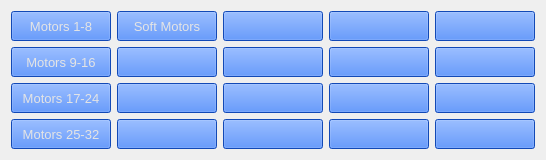
     <widget class="QWidget" name="Motors">
      <attribute name="title">
       <string>Motors</string>
      </attribute>
      <layout class="QGridLayout" name="gridLayout">
       <item row="0" column="0">
        <widget class="PyDMRelatedDisplayButton" name="PyDMRelatedDisplayButton_3">
         <property name="minimumSize">
          <size>
           <width>100</width>
           <height>30</height>
          </size>
         </property>
         <property name="font">
          <font>
           <pointsize>10</pointsize>
          </font>
         </property>
         <property name="toolTip">
          <string/>
         </property>
         <property name="styleSheet">
          <string notr="true">color: rgb(228, 228, 228);
background-color: rgb(25, 102, 255);</string>
         </property>
         <property name="text">
          <string>Motors 1-8</string>
         </property>
         <property name="channel" stdset="0">
          <string/>
         </property>
         <property name="filenames" stdset="0">
          <stringlist>
           <string>motors_list_8.ui</string>
          </stringlist>
         </property>
         <property name="showIcon" stdset="0">
          <bool>false</bool>
         </property>
         <property name="macros" stdset="0">
          <stringlist>
           <string>M1=m1,M2=m2,M3=m3,M4=m4,M5=m5,M6=m6,M7=m7,M8=m8</string>
          </stringlist>
         </property>
         <property name="openInNewWindow" stdset="0">
          <bool>true</bool>
         </property>
        </widget>
       </item>
       <item row="0" column="1">
        <widget class="PyDMRelatedDisplayButton" name="PyDMRelatedDisplayButton_10">
         <property name="minimumSize">
          <size>
           <width>100</width>
           <height>30</height>
          </size>
         </property>
         <property name="font">
          <font>
           <pointsize>10</pointsize>
          </font>
         </property>
         <property name="toolTip">
          <string/>
         </property>
         <property name="styleSheet">
          <string notr="true">color: rgb(228, 228, 228);
background-color: rgb(25, 102, 255);</string>
         </property>
         <property name="text">
          <string>Soft Motors</string>
         </property>
         <property name="filenames" stdset="0">
          <stringlist>
           <string>softMotors10.adl</string>
          </stringlist>
         </property>
         <property name="titles" stdset="0">
          <stringlist>
           <string>soft motors 1-10</string>
           <string>other</string>
          </stringlist>
         </property>
         <property name="showIcon" stdset="0">
          <bool>false</bool>
         </property>
         <property name="macros" stdset="0">
          <stringlist>
           <string>SM1=SM1,SM2=SM2,SM3=SM3,SM4=SM4,SM5=SM5,SM6=SM6,SM7=SM7,SM8=SM8,SM9=SM9,SM10=SM10</string>
          </stringlist>
         </property>
         <property name="openInNewWindow" stdset="0">
          <bool>true</bool>
         </property>
        </widget>
       </item>
       <item row="0" column="2">
        <widget class="PyDMRelatedDisplayButton" name="PyDMRelatedDisplayButton_14">
         <property name="minimumSize">
          <size>
           <width>100</width>
           <height>30</height>
          </size>
         </property>
         <property name="font">
          <font>
           <pointsize>10</pointsize>
          </font>
         </property>
         <property name="toolTip">
          <string/>
         </property>
         <property name="styleSheet">
          <string notr="true">color: rgb(228, 228, 228);
background-color: rgb(25, 102, 255);</string>
         </property>
         <property name="showIcon" stdset="0">
          <bool>false</bool>
         </property>
         <property name="openInNewWindow" stdset="0">
          <bool>true</bool>
         </property>
        </widget>
       </item>
       <item row="0" column="3">
        <widget class="PyDMRelatedDisplayButton" name="PyDMRelatedDisplayButton_18">
         <property name="minimumSize">
          <size>
           <width>100</width>
           <height>30</height>
          </size>
         </property>
         <property name="font">
          <font>
           <pointsize>10</pointsize>
          </font>
         </property>
         <property name="toolTip">
          <string/>
         </property>
         <property name="styleSheet">
          <string notr="true">color: rgb(228, 228, 228);
background-color: rgb(25, 102, 255);</string>
         </property>
         <property name="showIcon" stdset="0">
          <bool>false</bool>
         </property>
         <property name="openInNewWindow" stdset="0">
          <bool>true</bool>
         </property>
        </widget>
       </item>
       <item row="0" column="4">
        <widget class="PyDMRelatedDisplayButton" name="PyDMRelatedDisplayButton_21">
         <property name="minimumSize">
          <size>
           <width>100</width>
           <height>30</height>
          </size>
         </property>
         <property name="font">
          <font>
           <pointsize>10</pointsize>
          </font>
         </property>
         <property name="toolTip">
          <string/>
         </property>
         <property name="styleSheet">
          <string notr="true">color: rgb(228, 228, 228);
background-color: rgb(25, 102, 255);</string>
         </property>
         <property name="showIcon" stdset="0">
          <bool>false</bool>
         </property>
         <property name="openInNewWindow" stdset="0">
          <bool>true</bool>
         </property>
        </widget>
       </item>
       <item row="1" column="0">
        <widget class="PyDMRelatedDisplayButton" name="PyDMRelatedDisplayButton_4">
         <property name="minimumSize">
          <size>
           <width>100</width>
           <height>30</height>
          </size>
         </property>
         <property name="font">
          <font>
           <pointsize>10</pointsize>
          </font>
         </property>
         <property name="toolTip">
          <string/>
         </property>
         <property name="styleSheet">
          <string notr="true">color: rgb(228, 228, 228);
background-color: rgb(25, 102, 255);</string>
         </property>
         <property name="text">
          <string>Motors 9-16</string>
         </property>
         <property name="filenames" stdset="0">
          <stringlist>
           <string>motors_list_8.ui</string>
          </stringlist>
         </property>
         <property name="showIcon" stdset="0">
          <bool>false</bool>
         </property>
         <property name="macros" stdset="0">
          <stringlist>
           <string>M1=m9,M2=m10,M3=m11,M4=m12,M5=m13,M6=m14,M7=m15,M8=m16</string>
          </stringlist>
         </property>
         <property name="openInNewWindow" stdset="0">
          <bool>true</bool>
         </property>
        </widget>
       </item>
       <item row="1" column="1">
        <widget class="PyDMRelatedDisplayButton" name="PyDMRelatedDisplayButton_7">
         <property name="minimumSize">
          <size>
           <width>100</width>
           <height>30</height>
          </size>
         </property>
         <property name="font">
          <font>
           <pointsize>10</pointsize>
          </font>
         </property>
         <property name="toolTip">
          <string/>
         </property>
         <property name="styleSheet">
          <string notr="true">color: rgb(228, 228, 228);
background-color: rgb(25, 102, 255);</string>
         </property>
         <property name="showIcon" stdset="0">
          <bool>false</bool>
         </property>
         <property name="openInNewWindow" stdset="0">
          <bool>true</bool>
         </property>
        </widget>
       </item>
       <item row="1" column="2">
        <widget class="PyDMRelatedDisplayButton" name="PyDMRelatedDisplayButton_11">
         <property name="minimumSize">
          <size>
           <width>100</width>
           <height>30</height>
          </size>
         </property>
         <property name="font">
          <font>
           <pointsize>10</pointsize>
          </font>
         </property>
         <property name="toolTip">
          <string/>
         </property>
         <property name="styleSheet">
          <string notr="true">color: rgb(228, 228, 228);
background-color: rgb(25, 102, 255);</string>
         </property>
         <property name="showIcon" stdset="0">
          <bool>false</bool>
         </property>
         <property name="openInNewWindow" stdset="0">
          <bool>true</bool>
         </property>
        </widget>
       </item>
       <item row="1" column="3">
        <widget class="PyDMRelatedDisplayButton" name="PyDMRelatedDisplayButton_15">
         <property name="minimumSize">
          <size>
           <width>100</width>
           <height>30</height>
          </size>
         </property>
         <property name="font">
          <font>
           <pointsize>10</pointsize>
          </font>
         </property>
         <property name="toolTip">
          <string/>
         </property>
         <property name="styleSheet">
          <string notr="true">color: rgb(228, 228, 228);
background-color: rgb(25, 102, 255);</string>
         </property>
         <property name="showIcon" stdset="0">
          <bool>false</bool>
         </property>
         <property name="openInNewWindow" stdset="0">
          <bool>true</bool>
         </property>
        </widget>
       </item>
       <item row="1" column="4">
        <widget class="PyDMRelatedDisplayButton" name="PyDMRelatedDisplayButton_20">
         <property name="minimumSize">
          <size>
           <width>100</width>
           <height>30</height>
          </size>
         </property>
         <property name="font">
          <font>
           <pointsize>10</pointsize>
          </font>
         </property>
         <property name="toolTip">
          <string/>
         </property>
         <property name="styleSheet">
          <string notr="true">color: rgb(228, 228, 228);
background-color: rgb(25, 102, 255);</string>
         </property>
         <property name="showIcon" stdset="0">
          <bool>false</bool>
         </property>
         <property name="openInNewWindow" stdset="0">
          <bool>true</bool>
         </property>
        </widget>
       </item>
       <item row="2" column="0">
        <widget class="PyDMRelatedDisplayButton" name="PyDMRelatedDisplayButton_6">
         <property name="minimumSize">
          <size>
           <width>100</width>
           <height>30</height>
          </size>
         </property>
         <property name="font">
          <font>
           <pointsize>10</pointsize>
          </font>
         </property>
         <property name="toolTip">
          <string/>
         </property>
         <property name="styleSheet">
          <string notr="true">color: rgb(228, 228, 228);
background-color: rgb(25, 102, 255);</string>
         </property>
         <property name="text">
          <string>Motors 17-24</string>
         </property>
         <property name="filenames" stdset="0">
          <stringlist>
           <string>motors_list_8.ui</string>
          </stringlist>
         </property>
         <property name="showIcon" stdset="0">
          <bool>false</bool>
         </property>
         <property name="macros" stdset="0">
          <stringlist>
           <string>M1=m17,M2=m18,M3=m19,M4=m20,M5=m21,M6=m22,M7=m23,M8=m24</string>
          </stringlist>
         </property>
         <property name="openInNewWindow" stdset="0">
          <bool>true</bool>
         </property>
        </widget>
       </item>
       <item row="2" column="1">
        <widget class="PyDMRelatedDisplayButton" name="PyDMRelatedDisplayButton_9">
         <property name="minimumSize">
          <size>
           <width>100</width>
           <height>30</height>
          </size>
         </property>
         <property name="font">
          <font>
           <pointsize>10</pointsize>
          </font>
         </property>
         <property name="toolTip">
          <string/>
         </property>
         <property name="styleSheet">
          <string notr="true">color: rgb(228, 228, 228);
background-color: rgb(25, 102, 255);</string>
         </property>
         <property name="showIcon" stdset="0">
          <bool>false</bool>
         </property>
         <property name="openInNewWindow" stdset="0">
          <bool>true</bool>
         </property>
        </widget>
       </item>
       <item row="2" column="2">
        <widget class="PyDMRelatedDisplayButton" name="PyDMRelatedDisplayButton_13">
         <property name="minimumSize">
          <size>
           <width>100</width>
           <height>30</height>
          </size>
         </property>
         <property name="font">
          <font>
           <pointsize>10</pointsize>
          </font>
         </property>
         <property name="toolTip">
          <string/>
         </property>
         <property name="styleSheet">
          <string notr="true">color: rgb(228, 228, 228);
background-color: rgb(25, 102, 255);</string>
         </property>
         <property name="showIcon" stdset="0">
          <bool>false</bool>
         </property>
         <property name="openInNewWindow" stdset="0">
          <bool>true</bool>
         </property>
        </widget>
       </item>
       <item row="2" column="3">
        <widget class="PyDMRelatedDisplayButton" name="PyDMRelatedDisplayButton_17">
         <property name="minimumSize">
          <size>
           <width>100</width>
           <height>30</height>
          </size>
         </property>
         <property name="font">
          <font>
           <pointsize>10</pointsize>
          </font>
         </property>
         <property name="toolTip">
          <string/>
         </property>
         <property name="styleSheet">
          <string notr="true">color: rgb(228, 228, 228);
background-color: rgb(25, 102, 255);</string>
         </property>
         <property name="showIcon" stdset="0">
          <bool>false</bool>
         </property>
         <property name="openInNewWindow" stdset="0">
          <bool>true</bool>
         </property>
        </widget>
       </item>
       <item row="2" column="4">
        <widget class="PyDMRelatedDisplayButton" name="PyDMRelatedDisplayButton_19">
         <property name="minimumSize">
          <size>
           <width>100</width>
           <height>30</height>
          </size>
         </property>
         <property name="font">
          <font>
           <pointsize>10</pointsize>
          </font>
         </property>
         <property name="toolTip">
          <string/>
         </property>
         <property name="styleSheet">
          <string notr="true">color: rgb(228, 228, 228);
background-color: rgb(25, 102, 255);</string>
         </property>
         <property name="showIcon" stdset="0">
          <bool>false</bool>
         </property>
         <property name="openInNewWindow" stdset="0">
          <bool>true</bool>
         </property>
        </widget>
       </item>
       <item row="3" column="0">
        <widget class="PyDMRelatedDisplayButton" name="PyDMRelatedDisplayButton_5">
         <property name="minimumSize">
          <size>
           <width>100</width>
           <height>30</height>
          </size>
         </property>
         <property name="font">
          <font>
           <pointsize>10</pointsize>
          </font>
         </property>
         <property name="toolTip">
          <string/>
         </property>
         <property name="styleSheet">
          <string notr="true">color: rgb(228, 228, 228);
background-color: rgb(25, 102, 255);</string>
         </property>
         <property name="text">
          <string>Motors 25-32</string>
         </property>
         <property name="filenames" stdset="0">
          <stringlist>
           <string>motors_list_8.ui</string>
          </stringlist>
         </property>
         <property name="showIcon" stdset="0">
          <bool>false</bool>
         </property>
         <property name="macros" stdset="0">
          <stringlist>
           <string>M1=m25,M2=m26,M3=m27,M4=m28,M5=m29,M6=m30,M7=m31,M8=m32</string>
          </stringlist>
         </property>
         <property name="openInNewWindow" stdset="0">
          <bool>true</bool>
         </property>
        </widget>
       </item>
       <item row="3" column="1">
        <widget class="PyDMRelatedDisplayButton" name="PyDMRelatedDisplayButton_8">
         <property name="minimumSize">
          <size>
           <width>100</width>
           <height>30</height>
          </size>
         </property>
         <property name="font">
          <font>
           <pointsize>10</pointsize>
          </font>
         </property>
         <property name="toolTip">
          <string/>
         </property>
         <property name="styleSheet">
          <string notr="true">color: rgb(228, 228, 228);
background-color: rgb(25, 102, 255);</string>
         </property>
         <property name="showIcon" stdset="0">
          <bool>false</bool>
         </property>
         <property name="openInNewWindow" stdset="0">
          <bool>true</bool>
         </property>
        </widget>
       </item>
       <item row="3" column="2">
        <widget class="PyDMRelatedDisplayButton" name="PyDMRelatedDisplayButton_12">
         <property name="minimumSize">
          <size>
           <width>100</width>
           <height>30</height>
          </size>
         </property>
         <property name="font">
          <font>
           <pointsize>10</pointsize>
          </font>
         </property>
         <property name="toolTip">
          <string/>
         </property>
         <property name="styleSheet">
          <string notr="true">color: rgb(228, 228, 228);
background-color: rgb(25, 102, 255);</string>
         </property>
         <property name="showIcon" stdset="0">
          <bool>false</bool>
         </property>
         <property name="openInNewWindow" stdset="0">
          <bool>true</bool>
         </property>
        </widget>
       </item>
       <item row="3" column="3">
        <widget class="PyDMRelatedDisplayButton" name="PyDMRelatedDisplayButton_16">
         <property name="minimumSize">
          <size>
           <width>100</width>
           <height>30</height>
          </size>
         </property>
         <property name="font">
          <font>
           <pointsize>10</pointsize>
          </font>
         </property>
         <property name="toolTip">
          <string/>
         </property>
         <property name="styleSheet">
          <string notr="true">color: rgb(228, 228, 228);
background-color: rgb(25, 102, 255);</string>
         </property>
         <property name="showIcon" stdset="0">
          <bool>false</bool>
         </property>
         <property name="openInNewWindow" stdset="0">
          <bool>true</bool>
         </property>
        </widget>
       </item>
       <item row="3" column="4">
        <widget class="PyDMRelatedDisplayButton" name="PyDMRelatedDisplayButton_22">
         <property name="minimumSize">
          <size>
           <width>100</width>
           <height>30</height>
          </size>
         </property>
         <property name="font">
          <font>
           <pointsize>10</pointsize>
          </font>
         </property>
         <property name="toolTip">
          <string/>
         </property>
         <property name="styleSheet">
          <string notr="true">color: rgb(228, 228, 228);
background-color: rgb(25, 102, 255);</string>
         </property>
         <property name="showIcon" stdset="0">
          <bool>false</bool>
         </property>
         <property name="openInNewWindow" stdset="0">
          <bool>true</bool>
         </property>
        </widget>
       </item>
      </layout>
     </widget>
